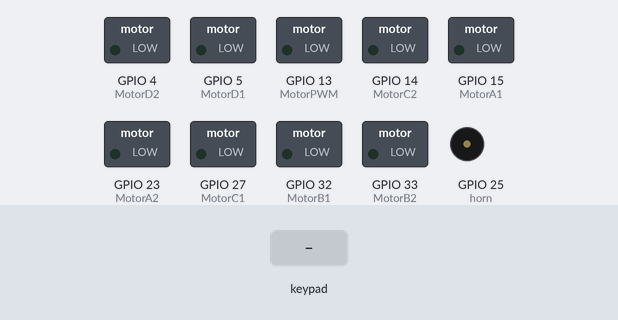
A sketch run on a simulated ESP32. Parts: switched loads named in the sketch (green lamp = pin HIGH), buzzer (waves = sounding). The inputs (shaded band) are chosen by the test bench. What the sketch prints to the serial monitor is not drawn.

Above: at 1.2 s.
1.3 s: key 'U' pressed
At 1.53 s:
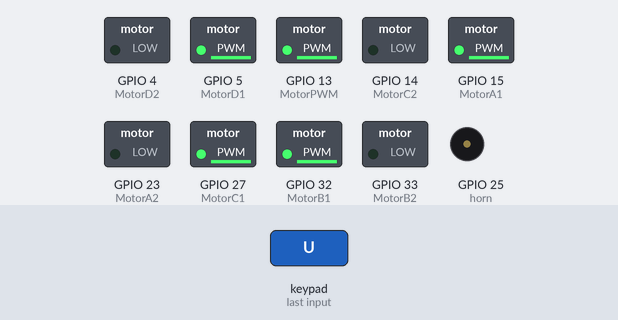
3.2 s: key 'D' pressed
At 3.43 s:
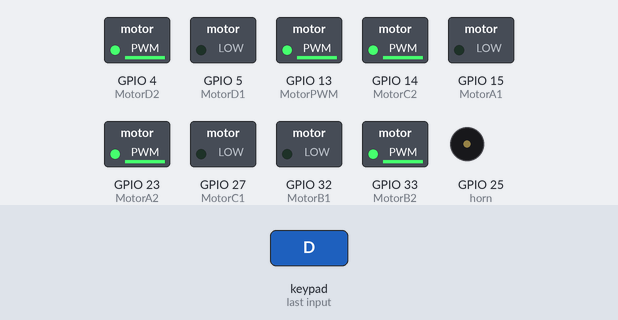
5.1 s: key 'L' pressed
At 5.33 s:
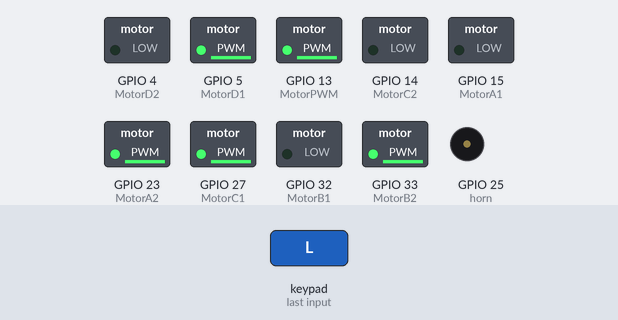
7.0 s: key 'X' pressed
At 7.24 s:
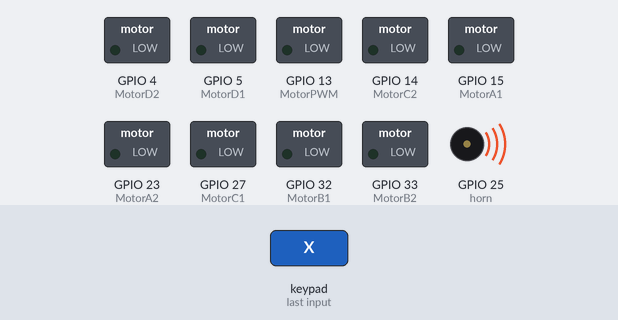
8.9 s: key 'R' pressed
At 9.13 s:
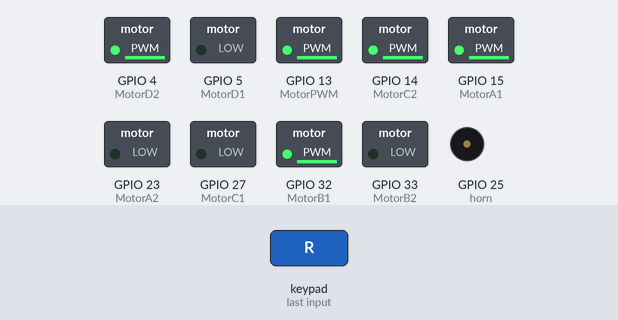
Timing chart, 0 to 11.8 s (numbered marks = the images above; inputs shaded):
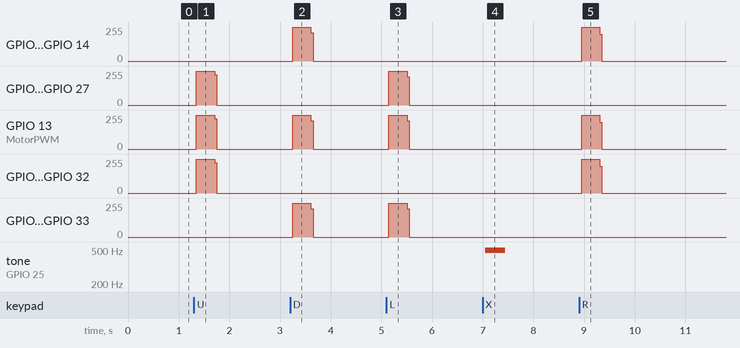

Measured:
- after the input at 1.3 s, GPIO 5 (MotorD1), GPIO 13 (MotorPWM), GPIO 15 (MotorA1), GPIO 27 (MotorC1), GPIO 32 (MotorB1): 0/255 → 253/255 after 0.05 s, → 0/255 0.36 s later
- after the input at 3.2 s, GPIO 4 (MotorD2), GPIO 13 (MotorPWM), GPIO 14 (MotorC2), GPIO 23 (MotorA2), GPIO 33 (MotorB2): 0/255 → 253/255 after 0.05 s, → 0/255 0.36 s later
- after the input at 5.1 s, GPIO 5 (MotorD1), GPIO 13 (MotorPWM), GPIO 23 (MotorA2), GPIO 27 (MotorC1), GPIO 33 (MotorB2): 0/255 → 253/255 after 0.05 s, → 0/255 0.36 s later
- after the input at 7.0 s, tone on GPIO 25 (horn): silent → 498 Hz after 0.05 s, → silent 0.40 s later
- after the input at 8.9 s, GPIO 4 (MotorD2), GPIO 13 (MotorPWM), GPIO 14 (MotorC2), GPIO 15 (MotorA1), GPIO 32 (MotorB1): 0/255 → 253/255 after 0.05 s, → 0/255 0.36 s later

The sketch:

WiBot.ino
```cpp
// ESP32 Board Version Must Be 2.0.11

//Wi-Bot
#define CUSTOM_SETTINGS
#define INCLUDE_GAMEPAD_MODULE
#include <DabbleESP32.h>
#include <Arduino.h>

//define motor pins and speeds
#define MotorPWM 13	//Pwm

#define MotorA1 15  // Forward
#define MotorA2 23  // Backward

#define MotorB1 32  // Forward
#define MotorB2 33  // Backward

#define MotorC1 27  // Forward
#define MotorC2 14  // Backward

#define MotorD1 5  // Forward
#define MotorD2 4  // Backward

//define buzzer pin named "horn"
#define horn 25

void setup() {
  pinMode(horn, OUTPUT);

  pinMode(MotorPWM, OUTPUT);

  pinMode(MotorA1, OUTPUT);
  pinMode(MotorA2, OUTPUT);

  pinMode(MotorB1, OUTPUT);
  pinMode(MotorB2, OUTPUT);

  pinMode(MotorC1, OUTPUT);
  pinMode(MotorC2, OUTPUT);

  pinMode(MotorD1, OUTPUT);
  pinMode(MotorD2, OUTPUT);

  Serial.begin(115200);
  Dabble.begin("REX_ROBOT");
}

void loop() {
  Dabble.processInput();
  stop();
  if (GamePad.isUpPressed())
  {
    forward();
  }

  if (GamePad.isDownPressed())
  {
    backward();
  }

  if (GamePad.isLeftPressed())
  {
    left();
  }

  if (GamePad.isRightPressed())
  {
    right();
  }

  if (GamePad.isSquarePressed())
  {
    Serial.print("Square");

  }

  if (GamePad.isCirclePressed())
  {
    rex_horn();
  }

  if (GamePad.isCrossPressed())
  {
    rex_horn();
  }

  if (GamePad.isTrianglePressed())
  {
    Serial.print("Triangle");
  }

  if (GamePad.isStartPressed())
  {
    Serial.print("Start");
  }

  if (GamePad.isSelectPressed())
  {
    Serial.print("Select");
  }
  Serial.print('\t');

  int a = GamePad.getAngle();
  Serial.print("Angle: ");
  Serial.print(a);
  Serial.print('\t');
  int b = GamePad.getRadius();
  Serial.print("Radius: ");
  Serial.print(b);
  Serial.print('\t');
  float c = GamePad.getXaxisData();
  Serial.print("x_axis: ");
  Serial.print(c);
  Serial.print('\t');
  float d = GamePad.getYaxisData();
  Serial.print("y_axis: ");
  Serial.println(d);
  Serial.println();
}

void forward() {
  digitalWrite(MotorPWM, HIGH);

  digitalWrite(MotorA1, HIGH);
  digitalWrite(MotorA2, LOW);

  digitalWrite(MotorB1, HIGH);
  digitalWrite(MotorB2, LOW);

  digitalWrite(MotorC1, HIGH);
  digitalWrite(MotorC2, LOW);

  digitalWrite(MotorD1, HIGH);
  digitalWrite(MotorD2, LOW);
}

void left() {
  digitalWrite(MotorPWM, HIGH);

  digitalWrite(MotorA1, LOW);
  digitalWrite(MotorA2, HIGH);

  digitalWrite(MotorB1, LOW);
  digitalWrite(MotorB2, HIGH);

  digitalWrite(MotorC1, HIGH);
  digitalWrite(MotorC2, LOW);

  digitalWrite(MotorD1, HIGH);
  digitalWrite(MotorD2, LOW);
}

void right() {
  digitalWrite(MotorPWM, HIGH);

  digitalWrite(MotorA1, HIGH);
  digitalWrite(MotorA2, LOW);

  digitalWrite(MotorB1, HIGH);
  digitalWrite(MotorB2, LOW);

  digitalWrite(MotorC1, LOW);
  digitalWrite(MotorC2, HIGH);

  digitalWrite(MotorD1, LOW);
  digitalWrite(MotorD2, HIGH);
}

void stop() {
  digitalWrite(MotorPWM, LOW);

  digitalWrite(MotorA1, LOW);
  digitalWrite(MotorA2, LOW);

  digitalWrite(MotorB1, LOW);
  digitalWrite(MotorB2, LOW);

  digitalWrite(MotorC1, LOW);
  digitalWrite(MotorC2, LOW);

  digitalWrite(MotorD1, LOW);
  digitalWrite(MotorD2, LOW);
}

void backward() {
  digitalWrite(MotorPWM, HIGH);

  digitalWrite(MotorA1, LOW);
  digitalWrite(MotorA2, HIGH);

  digitalWrite(MotorB1, LOW);
  digitalWrite(MotorB2, HIGH);

  digitalWrite(MotorC1, LOW);
  digitalWrite(MotorC2, HIGH);

  digitalWrite(MotorD1, LOW);
  digitalWrite(MotorD2, HIGH);
}

void rex_horn() {
  for(int i=0; i<50; i++){
    digitalWrite(horn, HIGH);
    delay(1);
    digitalWrite(horn, LOW);
    delay(1);
  }
}
```
